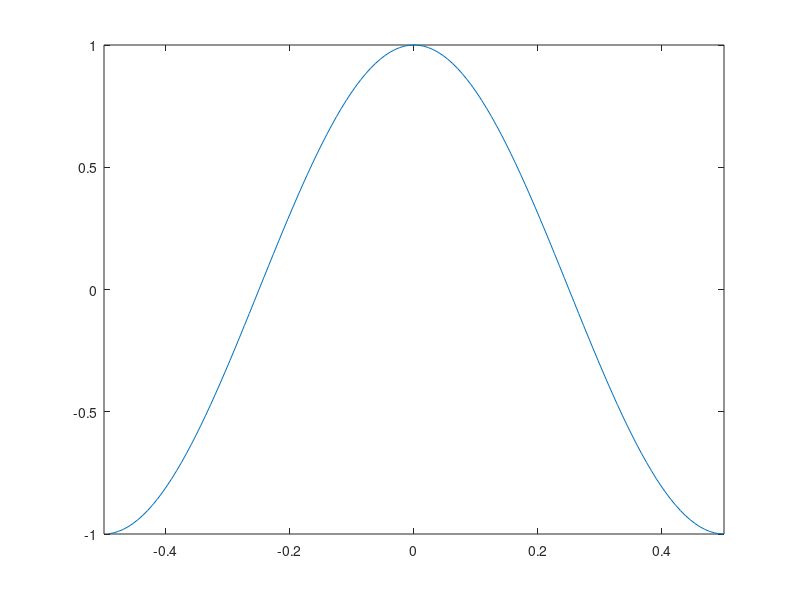

Write the MATLAB code that produced this figure. (Note: this script raises an error after producing the figure.)
%
% Make movie showing sum of cosinusoids producing an impulse
%

%% X-dimension
x = (1:128)/128;
x = x - 0.5;

%% Cumulate cosinusoids
fName = 'impulseFromHarmonics.gif';

nFrames = 128;
Z = cos(2*pi*x);
plot(x,Z)
%  axis tight
set(gca,'xlim',[-0.5 0.5],'ylim',[-1 1]);
% set(gca,'nextplot','replacechildren','visible','off')
set(gca,'nextplot','replacechildren')
f = getframe;



[im,map] = rgb2ind(f.cdata,256,'nodither');
im(1,1,1,nFrames) = 0;
%% Show sum of

v = VideoWriter('impulse','MPEG-4');
v.FrameRate = 5;
open(v);

mrvNewGraphWin;
Z = zeros(1,nFrames);
for k = 1:nFrames
    Z = (Z + cos(2*pi*k*x)); 
    plot(x,Z/k); 
    set(gca,'ylim',[-0.2 1]); 
    pause(0.1);  % Slow down for Matlab graphics to do its thing
    frame = getframe(gcf);
    writeVideo(v,frame);
end
close(v);

% imwrite(im,map,fName,'DelayTime',0,'LoopCount',inf) %g443800
%%

v = VideoWriter('sumHarmonics','MPEG-4');
v.FrameRate = 1;
open(v);

mrvNewGraphWin;
z0 = zeros(1,nFrames);
for k = 1:8
    Z = cos(2*pi*k*x); 
    if ( k== 1 || ~mod(k,2)),hold on; 
        plot(x,Z,'linewidth',2); plot(x,z0,'k--','linewidth',1);
        pause(1);
        frame = getframe(gcf);
        writeVideo(v,frame);
    end
end
close(v);

% imwrite(im,map,fName,'DelayTime',0,'LoopCount',inf) %g443800
%%
% movie(F)

Z = peaks; 
surf(Z)
axis tight
set(gca,'nextplot','replacechildren','visible','off')

f = getframe;
[im,map] = rgb2ind(f.cdata,256,'nodither');
im(1,1,1,20) = 0;
for k = 1:20 
  surf(cos(2*pi*k/20)*Z,Z)
  f = getframe;
  im(:,:,1,k) = rgb2ind(f.cdata,map,'nodither');
end
imwrite(im,map,'DancingPeaks.gif','DelayTime',0,'LoopCount',inf) %g443800

%% I think this works in recent Matlab
% http://www.mathworks.com/help/techdoc/import_export/f5-132794.html#f5-147
% 068, but not for Matlab 2008a
myVideo = VideoWriter('impulseCreate.avi');
myVideo.FrameRate = 15;  % Default 30
myVideo.Quality = 50;    % Default 75

open(myVideo)
writeVideo(myVideo, f);
close(myVideo);

%% http://www.mathworks.com/help/techdoc/ref/videowriter.writevideo.html
% Prepare the new file.
vidObj = VideoWriter('peaks.avi');
open(vidObj);

% Create an animation.
Z = peaks; surf(Z); 
axis tight
set(gca,'nextplot','replacechildren');

for k = 1:20 
   surf(sin(2*pi*k/20)*Z,Z)
   
   % Write each frame to the file.
   currFrame = getframe;
   writeVideo(vidObj,currFrame);
end

% Close the file.
close(vidObj);


